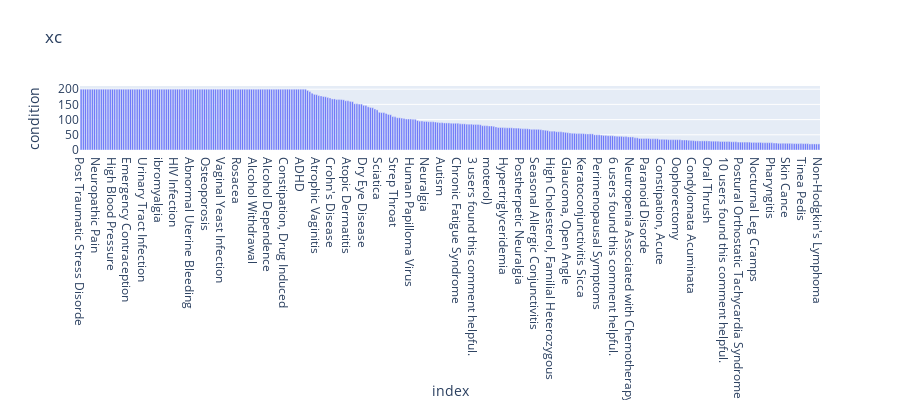

The code cell stored with this chart in its notebook:
### Code cell
plot_bar_chart(df_train)

### Figure 1 — Plotly figure (JSON) as saved in the notebook; plotly's stock layout.template omitted (floating-point values rounded to 4 significant figures; data arrays with more than 128 entries replaced by an {"elided": "..."} marker saying what was removed)
{"data": [{"alignmentgroup": "True", "hovertemplate": "index=%{x}<br>condition=%{y}<extra></extra>", "legendgroup": "", "marker": {"color": "#636efa", "pattern": {"shape": ""}}, "name": "", "offsetgroup": "", "orientation": "v", "showlegend": false, "textposition": "auto", "type": "bar", "x": {"elided": "330 str values"}, "xaxis": "x", "y": {"elided": "330 int values"}, "yaxis": "y"}], "layout": {"barmode": "relative", "height": 400, "legend": {"tracegroupgap": 0}, "title": {"text": "xc"}, "xaxis": {"anchor": "y", "domain": [0, 1], "title": {"text": "index"}}, "yaxis": {"anchor": "x", "domain": [0, 1], "title": {"text": "condition"}}}}
